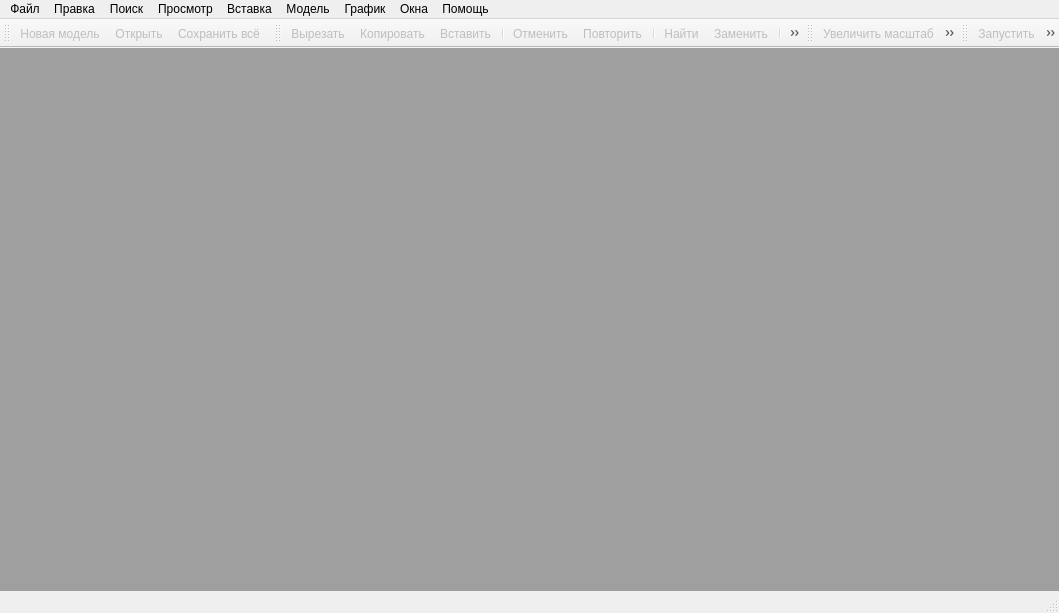
<?xml version="1.0" encoding="UTF-8"?>
<ui version="4.0">
 <class>MainWindow</class>
 <widget class="QMainWindow" name="MainWindow">
  <property name="geometry">
   <rect>
    <x>0</x>
    <y>0</y>
    <width>1059</width>
    <height>613</height>
   </rect>
  </property>
  <property name="windowTitle">
   <string>RAO Studio</string>
  </property>
  <property name="windowIcon">
   <iconset resource="../rdo_studio.qrc">
    <normaloff>:/images/images/logo.png</normaloff>:/images/images/logo.png</iconset>
  </property>
  <widget class="QWidget" name="centralwidget">
   <layout class="QVBoxLayout" name="verticalLayout">
    <property name="spacing">
     <number>0</number>
    </property>
    <property name="leftMargin">
     <number>0</number>
    </property>
    <property name="topMargin">
     <number>0</number>
    </property>
    <property name="rightMargin">
     <number>0</number>
    </property>
    <property name="bottomMargin">
     <number>0</number>
    </property>
    <item>
     <widget class="QMdiArea" name="mdiArea"/>
    </item>
   </layout>
  </widget>
  <widget class="QStatusBar" name="statusbar">
   <property name="styleSheet">
    <string notr="true">QStatusBar::item {
border: none;
}</string>
   </property>
  </widget>
  <widget class="QMenuBar" name="menubar">
   <property name="geometry">
    <rect>
     <x>0</x>
     <y>0</y>
     <width>1059</width>
     <height>21</height>
    </rect>
   </property>
   <widget class="QMenu" name="menuFile">
    <property name="title">
     <string>Файл</string>
    </property>
    <widget class="QMenu" name="menuFileReopen">
     <property name="enabled">
      <bool>false</bool>
     </property>
     <property name="title">
      <string>Недавние</string>
     </property>
     <addaction name="action"/>
    </widget>
    <addaction name="actFileNew"/>
    <addaction name="actFileOpen"/>
    <addaction name="menuFileReopen"/>
    <addaction name="actFileClose"/>
    <addaction name="separator"/>
    <addaction name="actFileSaveAll"/>
    <addaction name="separator"/>
    <addaction name="actFileExit"/>
   </widget>
   <widget class="QMenu" name="menuHelp">
    <property name="title">
     <string>Помощь</string>
    </property>
    <addaction name="actHelpContext"/>
    <addaction name="actHelpWhatsNew"/>
    <addaction name="separator"/>
    <addaction name="actHelpAbout"/>
   </widget>
   <widget class="QMenu" name="menuEdit">
    <property name="title">
     <string>Правка</string>
    </property>
    <addaction name="actEditUndo"/>
    <addaction name="actEditRedo"/>
    <addaction name="separator"/>
    <addaction name="actEditCut"/>
    <addaction name="actEditCopy"/>
    <addaction name="actEditPaste"/>
    <addaction name="actEditDel"/>
    <addaction name="separator"/>
    <addaction name="actEditSelectAll"/>
    <addaction name="separator"/>
    <addaction name="actEditUpperCase"/>
    <addaction name="actEditLowerCase"/>
    <addaction name="actEditCommentSelection"/>
    <addaction name="actEditCompleteWord"/>
   </widget>
   <widget class="QMenu" name="menuSearch">
    <property name="title">
     <string>Поиск</string>
    </property>
    <addaction name="actSearchFind"/>
    <addaction name="actSearchFindNext"/>
    <addaction name="actSearchFindPrevious"/>
    <addaction name="actSearchReplace"/>
    <addaction name="separator"/>
    <addaction name="actSearchFindInModel"/>
    <addaction name="separator"/>
    <addaction name="actSearchBookmarksToggle"/>
    <addaction name="actSearchBookmarkNext"/>
    <addaction name="actSearchBookmarkPrev"/>
    <addaction name="actSearchBookmarksClearAll"/>
    <addaction name="separator"/>
    <addaction name="actSearchGotoLine"/>
   </widget>
   <widget class="QMenu" name="menuView">
    <property name="title">
     <string>Просмотр</string>
    </property>
    <addaction name="actViewToggleAllFolds"/>
    <addaction name="actViewToggleCurrentFold"/>
    <addaction name="separator"/>
    <addaction name="actViewShowWhiteSpace"/>
    <addaction name="actViewShowEndOfLine"/>
    <addaction name="separator"/>
    <addaction name="actViewZoomInc"/>
    <addaction name="actViewZoomDec"/>
    <addaction name="actViewZoomAuto"/>
    <addaction name="actViewZoomReset"/>
    <addaction name="separator"/>
    <addaction name="actViewSettings"/>
   </widget>
   <widget class="QMenu" name="menuInsert">
    <property name="title">
     <string>Вставка</string>
    </property>
   </widget>
   <widget class="QMenu" name="menuModel">
    <property name="title">
     <string>Модель</string>
    </property>
    <addaction name="actModelBuild"/>
    <addaction name="actModelRun"/>
    <addaction name="actModelStop"/>
    <addaction name="separator"/>
    <addaction name="actModelRuntimeMaxSpeed"/>
    <addaction name="actModelRuntimeJump"/>
    <addaction name="actModelRuntimeSync"/>
    <addaction name="actModelRuntimePause"/>
    <addaction name="separator"/>
    <addaction name="actModelShowRateInc"/>
    <addaction name="actModelShowRateIncFour"/>
    <addaction name="actModelShowRateDecFour"/>
    <addaction name="actModelShowRateDec"/>
    <addaction name="separator"/>
    <addaction name="actModelFrameNext"/>
    <addaction name="actModelFramePrev"/>
   </widget>
   <widget class="QMenu" name="menuChart">
    <property name="title">
     <string>График</string>
    </property>
    <addaction name="actChartCreate"/>
    <addaction name="actChartExport"/>
    <addaction name="separator"/>
    <addaction name="actChartTimeWrap"/>
    <addaction name="separator"/>
    <addaction name="actChartOptions"/>
   </widget>
   <widget class="QMenu" name="menuWindow">
    <property name="title">
     <string>Окна</string>
    </property>
    <addaction name="actWindowCascade"/>
    <addaction name="actWindowTitleHorzontal"/>
   </widget>
   <addaction name="menuFile"/>
   <addaction name="menuEdit"/>
   <addaction name="menuSearch"/>
   <addaction name="menuView"/>
   <addaction name="menuInsert"/>
   <addaction name="menuModel"/>
   <addaction name="menuChart"/>
   <addaction name="menuWindow"/>
   <addaction name="menuHelp"/>
  </widget>
  <widget class="QToolBar" name="toolBarFile">
   <property name="windowTitle">
    <string>Файл</string>
   </property>
   <property name="iconSize">
    <size>
     <width>16</width>
     <height>15</height>
    </size>
   </property>
   <attribute name="toolBarArea">
    <enum>TopToolBarArea</enum>
   </attribute>
   <attribute name="toolBarBreak">
    <bool>false</bool>
   </attribute>
   <addaction name="actFileNew"/>
   <addaction name="actFileOpen"/>
   <addaction name="actFileSaveAll"/>
  </widget>
  <widget class="QToolBar" name="toolBarEdit">
   <property name="windowTitle">
    <string>Редактирование</string>
   </property>
   <property name="iconSize">
    <size>
     <width>16</width>
     <height>15</height>
    </size>
   </property>
   <attribute name="toolBarArea">
    <enum>TopToolBarArea</enum>
   </attribute>
   <attribute name="toolBarBreak">
    <bool>false</bool>
   </attribute>
   <addaction name="actEditCut"/>
   <addaction name="actEditCopy"/>
   <addaction name="actEditPaste"/>
   <addaction name="separator"/>
   <addaction name="actEditUndo"/>
   <addaction name="actEditRedo"/>
   <addaction name="separator"/>
   <addaction name="actSearchFind"/>
   <addaction name="actSearchReplace"/>
   <addaction name="separator"/>
   <addaction name="actSearchBookmarkPrev"/>
   <addaction name="actSearchBookmarkNext"/>
  </widget>
  <widget class="QToolBar" name="toolBarZoom">
   <property name="windowTitle">
    <string>Масштаб</string>
   </property>
   <property name="iconSize">
    <size>
     <width>16</width>
     <height>15</height>
    </size>
   </property>
   <attribute name="toolBarArea">
    <enum>TopToolBarArea</enum>
   </attribute>
   <attribute name="toolBarBreak">
    <bool>false</bool>
   </attribute>
   <addaction name="actViewZoomInc"/>
   <addaction name="actViewZoomDec"/>
   <addaction name="actViewZoomAuto"/>
   <addaction name="actViewZoomReset"/>
  </widget>
  <widget class="QToolBar" name="toolBarModel">
   <property name="windowTitle">
    <string>Модель</string>
   </property>
   <property name="iconSize">
    <size>
     <width>16</width>
     <height>15</height>
    </size>
   </property>
   <attribute name="toolBarArea">
    <enum>TopToolBarArea</enum>
   </attribute>
   <attribute name="toolBarBreak">
    <bool>false</bool>
   </attribute>
   <addaction name="actModelRun"/>
   <addaction name="actModelStop"/>
   <addaction name="separator"/>
   <addaction name="actModelRuntimeMaxSpeed"/>
   <addaction name="actModelRuntimeJump"/>
   <addaction name="actModelRuntimeSync"/>
   <addaction name="actModelRuntimePause"/>
   <addaction name="separator"/>
   <addaction name="actModelShowRateInc"/>
   <addaction name="actModelShowRateIncFour"/>
   <addaction name="actModelShowRateDecFour"/>
   <addaction name="actModelShowRateDec"/>
   <addaction name="separator"/>
   <addaction name="actModelFrameNext"/>
   <addaction name="actModelFramePrev"/>
  </widget>
  <action name="actFileNew">
   <property name="enabled">
    <bool>false</bool>
   </property>
   <property name="icon">
    <iconset resource="../rdo_studio.qrc">
     <normaloff>:/images/images/file_new.png</normaloff>
     <disabledoff>:/images/images/file_new_d.png</disabledoff>:/images/images/file_new.png</iconset>
   </property>
   <property name="text">
    <string>Новая модель...</string>
   </property>
   <property name="shortcut">
    <string>Ctrl+N</string>
   </property>
  </action>
  <action name="actFileOpen">
   <property name="enabled">
    <bool>false</bool>
   </property>
   <property name="icon">
    <iconset resource="../rdo_studio.qrc">
     <normaloff>:/images/images/file_open.png</normaloff>
     <disabledoff>:/images/images/file_open_d.png</disabledoff>:/images/images/file_open.png</iconset>
   </property>
   <property name="text">
    <string>Открыть...</string>
   </property>
   <property name="shortcut">
    <string>Ctrl+O</string>
   </property>
  </action>
  <action name="actFileClose">
   <property name="enabled">
    <bool>false</bool>
   </property>
   <property name="text">
    <string>Закрыть</string>
   </property>
  </action>
  <action name="actFileSaveAll">
   <property name="enabled">
    <bool>false</bool>
   </property>
   <property name="icon">
    <iconset resource="../rdo_studio.qrc">
     <normaloff>:/images/images/file_save_all.png</normaloff>
     <disabledoff>:/images/images/file_save_all_d.png</disabledoff>:/images/images/file_save_all.png</iconset>
   </property>
   <property name="text">
    <string>Сохранить всё</string>
   </property>
   <property name="shortcut">
    <string>Ctrl+S</string>
   </property>
  </action>
  <action name="actFileExit">
   <property name="text">
    <string>Выход</string>
   </property>
  </action>
  <action name="actHelpContext">
   <property name="enabled">
    <bool>false</bool>
   </property>
   <property name="icon">
    <iconset resource="../rdo_studio.qrc">
     <normaloff>:/images/images/help_context.png</normaloff>:/images/images/help_context.png</iconset>
   </property>
   <property name="text">
    <string>Контекстная справка</string>
   </property>
   <property name="shortcut">
    <string>F1</string>
   </property>
  </action>
  <action name="actHelpAbout">
   <property name="icon">
    <iconset resource="../rdo_studio.qrc">
     <normaloff>:/images/images/about.png</normaloff>:/images/images/about.png</iconset>
   </property>
   <property name="text">
    <string>О программе...</string>
   </property>
  </action>
  <action name="actEditUndo">
   <property name="enabled">
    <bool>false</bool>
   </property>
   <property name="icon">
    <iconset resource="../rdo_studio.qrc">
     <normaloff>:/images/images/edit_undo.png</normaloff>
     <disabledoff>:/images/images/edit_undo_d.png</disabledoff>:/images/images/edit_undo.png</iconset>
   </property>
   <property name="text">
    <string>Отменить</string>
   </property>
   <property name="shortcut">
    <string>Ctrl+Z</string>
   </property>
  </action>
  <action name="actEditRedo">
   <property name="enabled">
    <bool>false</bool>
   </property>
   <property name="icon">
    <iconset resource="../rdo_studio.qrc">
     <normaloff>:/images/images/edit_redo.png</normaloff>
     <disabledoff>:/images/images/edit_redo_d.png</disabledoff>:/images/images/edit_redo.png</iconset>
   </property>
   <property name="text">
    <string>Повторить</string>
   </property>
   <property name="shortcut">
    <string>Ctrl+Y</string>
   </property>
  </action>
  <action name="actEditCut">
   <property name="enabled">
    <bool>false</bool>
   </property>
   <property name="icon">
    <iconset resource="../rdo_studio.qrc">
     <normaloff>:/images/images/edit_cut.png</normaloff>
     <disabledoff>:/images/images/edit_cut_d.png</disabledoff>:/images/images/edit_cut.png</iconset>
   </property>
   <property name="text">
    <string>Вырезать</string>
   </property>
   <property name="shortcut">
    <string>Ctrl+X</string>
   </property>
  </action>
  <action name="actEditCopy">
   <property name="enabled">
    <bool>false</bool>
   </property>
   <property name="icon">
    <iconset resource="../rdo_studio.qrc">
     <normaloff>:/images/images/edit_copy.png</normaloff>
     <disabledoff>:/images/images/edit_copy_d.png</disabledoff>:/images/images/edit_copy.png</iconset>
   </property>
   <property name="text">
    <string>Копировать</string>
   </property>
   <property name="shortcut">
    <string>Ctrl+C</string>
   </property>
  </action>
  <action name="actEditPaste">
   <property name="enabled">
    <bool>false</bool>
   </property>
   <property name="icon">
    <iconset resource="../rdo_studio.qrc">
     <normaloff>:/images/images/edit_paste.png</normaloff>
     <disabledoff>:/images/images/edit_paste_d.png</disabledoff>:/images/images/edit_paste.png</iconset>
   </property>
   <property name="text">
    <string>Вставить</string>
   </property>
   <property name="shortcut">
    <string>Ctrl+V</string>
   </property>
  </action>
  <action name="actEditDel">
   <property name="enabled">
    <bool>false</bool>
   </property>
   <property name="text">
    <string>Удалить</string>
   </property>
   <property name="shortcut">
    <string>Del</string>
   </property>
  </action>
  <action name="actEditSelectAll">
   <property name="enabled">
    <bool>false</bool>
   </property>
   <property name="text">
    <string>Выделить все</string>
   </property>
   <property name="shortcut">
    <string>Ctrl+A</string>
   </property>
  </action>
  <action name="actEditUpperCase">
   <property name="enabled">
    <bool>false</bool>
   </property>
   <property name="text">
    <string>В верхний регистр</string>
   </property>
   <property name="shortcut">
    <string>Ctrl+Shift+U</string>
   </property>
  </action>
  <action name="actEditLowerCase">
   <property name="enabled">
    <bool>false</bool>
   </property>
   <property name="text">
    <string>В нижний регистр</string>
   </property>
   <property name="shortcut">
    <string>Ctrl+U</string>
   </property>
  </action>
  <action name="actEditCommentSelection">
   <property name="enabled">
    <bool>false</bool>
   </property>
   <property name="text">
    <string>Закомментировать выделенное</string>
   </property>
   <property name="shortcut">
    <string>Ctrl+Q</string>
   </property>
  </action>
  <action name="actEditCompleteWord">
   <property name="enabled">
    <bool>false</bool>
   </property>
   <property name="text">
    <string>Завершить слово</string>
   </property>
   <property name="shortcut">
    <string>Ctrl+Space</string>
   </property>
  </action>
  <action name="actSearchFind">
   <property name="enabled">
    <bool>false</bool>
   </property>
   <property name="icon">
    <iconset resource="../rdo_studio.qrc">
     <normaloff>:/images/images/search_find.png</normaloff>
     <disabledoff>:/images/images/search_find_d.png</disabledoff>:/images/images/search_find.png</iconset>
   </property>
   <property name="text">
    <string>Найти...</string>
   </property>
   <property name="shortcut">
    <string>Ctrl+F</string>
   </property>
  </action>
  <action name="actSearchFindNext">
   <property name="enabled">
    <bool>false</bool>
   </property>
   <property name="text">
    <string>Найти следующий</string>
   </property>
   <property name="shortcut">
    <string>F3</string>
   </property>
  </action>
  <action name="actSearchFindPrevious">
   <property name="enabled">
    <bool>false</bool>
   </property>
   <property name="text">
    <string>Найти предыдущий</string>
   </property>
   <property name="shortcut">
    <string>Shift+F3</string>
   </property>
  </action>
  <action name="actSearchReplace">
   <property name="enabled">
    <bool>false</bool>
   </property>
   <property name="icon">
    <iconset resource="../rdo_studio.qrc">
     <normaloff>:/images/images/search_replace.png</normaloff>
     <disabledoff>:/images/images/search_replace_d.png</disabledoff>:/images/images/search_replace.png</iconset>
   </property>
   <property name="text">
    <string>Заменить</string>
   </property>
   <property name="shortcut">
    <string>Ctrl+H</string>
   </property>
  </action>
  <action name="actSearchFindInModel">
   <property name="enabled">
    <bool>false</bool>
   </property>
   <property name="text">
    <string>Найти в модели</string>
   </property>
   <property name="shortcut">
    <string>Ctrl+Shift+F</string>
   </property>
  </action>
  <action name="actSearchBookmarksToggle">
   <property name="enabled">
    <bool>false</bool>
   </property>
   <property name="text">
    <string>Поставить/снять закладку</string>
   </property>
   <property name="shortcut">
    <string>Ctrl+F2</string>
   </property>
  </action>
  <action name="actSearchBookmarkNext">
   <property name="enabled">
    <bool>false</bool>
   </property>
   <property name="icon">
    <iconset resource="../rdo_studio.qrc">
     <normaloff>:/images/images/search_bookmark_next.png</normaloff>
     <disabledoff>:/images/images/search_bookmark_next_d.png</disabledoff>:/images/images/search_bookmark_next.png</iconset>
   </property>
   <property name="text">
    <string>Перейти к след. закладке</string>
   </property>
   <property name="shortcut">
    <string>F2</string>
   </property>
  </action>
  <action name="actSearchBookmarkPrev">
   <property name="enabled">
    <bool>false</bool>
   </property>
   <property name="icon">
    <iconset resource="../rdo_studio.qrc">
     <normaloff>:/images/images/search_bookmark_prev.png</normaloff>
     <disabledoff>:/images/images/search_bookmark_prev_d.png</disabledoff>:/images/images/search_bookmark_prev.png</iconset>
   </property>
   <property name="text">
    <string>Перейти к пред. закладке</string>
   </property>
   <property name="shortcut">
    <string>Shift+F2</string>
   </property>
  </action>
  <action name="actSearchBookmarksClearAll">
   <property name="enabled">
    <bool>false</bool>
   </property>
   <property name="text">
    <string>Очистить все закладки</string>
   </property>
   <property name="shortcut">
    <string>Ctrl+Shift+F2</string>
   </property>
  </action>
  <action name="actSearchGotoLine">
   <property name="enabled">
    <bool>false</bool>
   </property>
   <property name="text">
    <string>Перейти на строчку</string>
   </property>
   <property name="shortcut">
    <string>Ctrl+G</string>
   </property>
  </action>
  <action name="actViewToggleAllFolds">
   <property name="enabled">
    <bool>false</bool>
   </property>
   <property name="text">
    <string>Свернуть/развернуть все группы</string>
   </property>
   <property name="shortcut">
    <string>Ctrl+Shift+0</string>
   </property>
  </action>
  <action name="actViewToggleCurrentFold">
   <property name="enabled">
    <bool>false</bool>
   </property>
   <property name="text">
    <string>Свернуть/развернуть текущую группу</string>
   </property>
  </action>
  <action name="actViewShowWhiteSpace">
   <property name="checkable">
    <bool>true</bool>
   </property>
   <property name="enabled">
    <bool>false</bool>
   </property>
   <property name="text">
    <string>Показать пробелы</string>
   </property>
   <property name="shortcut">
    <string>Ctrl+Shift+8</string>
   </property>
  </action>
  <action name="actViewShowEndOfLine">
   <property name="checkable">
    <bool>true</bool>
   </property>
   <property name="enabled">
    <bool>false</bool>
   </property>
   <property name="text">
    <string>Показать символы конца строки</string>
   </property>
   <property name="shortcut">
    <string>Ctrl+Shift+9</string>
   </property>
  </action>
  <action name="actViewZoomInc">
   <property name="enabled">
    <bool>false</bool>
   </property>
   <property name="icon">
    <iconset resource="../rdo_studio.qrc">
     <normaloff>:/images/images/view_zoom_inc.png</normaloff>
     <disabledoff>:/images/images/view_zoom_inc_d.png</disabledoff>:/images/images/view_zoom_inc.png</iconset>
   </property>
   <property name="text">
    <string>Увеличить масштаб</string>
   </property>
   <property name="shortcut">
    <string>Ctrl++</string>
   </property>
  </action>
  <action name="actViewZoomDec">
   <property name="enabled">
    <bool>false</bool>
   </property>
   <property name="icon">
    <iconset resource="../rdo_studio.qrc">
     <normaloff>:/images/images/view_zoom_dec.png</normaloff>
     <disabledoff>:/images/images/view_zoom_dec_d.png</disabledoff>:/images/images/view_zoom_dec.png</iconset>
   </property>
   <property name="text">
    <string>Уменьшить масштаб</string>
   </property>
   <property name="shortcut">
    <string>Ctrl+-</string>
   </property>
  </action>
  <action name="actViewZoomAuto">
   <property name="enabled">
    <bool>false</bool>
   </property>
   <property name="icon">
    <iconset resource="../rdo_studio.qrc">
     <normaloff>:/images/images/view_zoom_auto.png</normaloff>
     <disabledoff>:/images/images/view_zoom_auto_d.png</disabledoff>:/images/images/view_zoom_auto.png</iconset>
   </property>
   <property name="text">
    <string>Автоматический масштаб</string>
   </property>
  </action>
  <action name="actViewZoomReset">
   <property name="enabled">
    <bool>false</bool>
   </property>
   <property name="icon">
    <iconset resource="../rdo_studio.qrc">
     <normaloff>:/images/images/view_zoom_reset.png</normaloff>
     <disabledoff>:/images/images/view_zoom_reset_d.png</disabledoff>:/images/images/view_zoom_reset.png</iconset>
   </property>
   <property name="text">
    <string>Восстановить масштаб</string>
   </property>
   <property name="shortcut">
    <string>Ctrl+/</string>
   </property>
  </action>
  <action name="actViewSettings">
   <property name="text">
    <string>Настройки...</string>
   </property>
  </action>
  <action name="actModelBuild">
   <property name="enabled">
    <bool>false</bool>
   </property>
   <property name="text">
    <string>Скомпилировать</string>
   </property>
   <property name="shortcut">
    <string>F7</string>
   </property>
  </action>
  <action name="actModelRun">
   <property name="enabled">
    <bool>false</bool>
   </property>
   <property name="icon">
    <iconset resource="../rdo_studio.qrc">
     <normaloff>:/images/images/model_run.png</normaloff>
     <disabledoff>:/images/images/model_run_d.png</disabledoff>:/images/images/model_run.png</iconset>
   </property>
   <property name="text">
    <string>Запустить</string>
   </property>
   <property name="shortcut">
    <string>F5</string>
   </property>
  </action>
  <action name="actModelStop">
   <property name="enabled">
    <bool>false</bool>
   </property>
   <property name="icon">
    <iconset resource="../rdo_studio.qrc">
     <normaloff>:/images/images/model_stop.png</normaloff>
     <disabledoff>:/images/images/model_stop_d.png</disabledoff>:/images/images/model_stop.png</iconset>
   </property>
   <property name="text">
    <string>Остановить</string>
   </property>
   <property name="shortcut">
    <string>Shift+F5</string>
   </property>
  </action>
  <action name="actModelRuntimeMaxSpeed">
   <property name="checkable">
    <bool>true</bool>
   </property>
   <property name="enabled">
    <bool>false</bool>
   </property>
   <property name="icon">
    <iconset resource="../rdo_studio.qrc">
     <normaloff>:/images/images/model_runtime_max_speed.png</normaloff>
     <disabledoff>:/images/images/model_runtime_max_speed_d.png</disabledoff>:/images/images/model_runtime_max_speed.png</iconset>
   </property>
   <property name="text">
    <string>Максимальная скорость</string>
   </property>
  </action>
  <action name="actModelRuntimeJump">
   <property name="checkable">
    <bool>true</bool>
   </property>
   <property name="enabled">
    <bool>false</bool>
   </property>
   <property name="icon">
    <iconset resource="../rdo_studio.qrc">
     <normaloff>:/images/images/model_runtime_jump.png</normaloff>
     <disabledoff>:/images/images/model_runtime_jump_d.png</disabledoff>:/images/images/model_runtime_jump.png</iconset>
   </property>
   <property name="text">
    <string>Дискретная имитация</string>
   </property>
  </action>
  <action name="actModelRuntimeSync">
   <property name="checkable">
    <bool>true</bool>
   </property>
   <property name="enabled">
    <bool>false</bool>
   </property>
   <property name="icon">
    <iconset resource="../rdo_studio.qrc">
     <normaloff>:/images/images/model_runtime_sync.png</normaloff>
     <disabledoff>:/images/images/model_runtime_sync_d.png</disabledoff>:/images/images/model_runtime_sync.png</iconset>
   </property>
   <property name="text">
    <string>Синхронная имитация</string>
   </property>
  </action>
  <action name="actModelRuntimePause">
   <property name="checkable">
    <bool>true</bool>
   </property>
   <property name="enabled">
    <bool>false</bool>
   </property>
   <property name="icon">
    <iconset resource="../rdo_studio.qrc">
     <normaloff>:/images/images/model_runtime_pause.png</normaloff>
     <disabledoff>:/images/images/model_runtime_pause_d.png</disabledoff>:/images/images/model_runtime_pause.png</iconset>
   </property>
   <property name="text">
    <string>Пауза</string>
   </property>
  </action>
  <action name="actModelShowRateInc">
   <property name="enabled">
    <bool>false</bool>
   </property>
   <property name="icon">
    <iconset resource="../rdo_studio.qrc">
     <normaloff>:/images/images/model_show_rate_inc.png</normaloff>
     <disabledoff>:/images/images/model_show_rate_inc_d.png</disabledoff>:/images/images/model_show_rate_inc.png</iconset>
   </property>
   <property name="text">
    <string>Увеличить масштаб</string>
   </property>
   <property name="shortcut">
    <string>Alt++</string>
   </property>
  </action>
  <action name="actModelShowRateDec">
   <property name="enabled">
    <bool>false</bool>
   </property>
   <property name="icon">
    <iconset resource="../rdo_studio.qrc">
     <normaloff>:/images/images/model_show_rate_dec.png</normaloff>
     <disabledoff>:/images/images/model_show_rate_dec_d.png</disabledoff>:/images/images/model_show_rate_dec.png</iconset>
   </property>
   <property name="text">
    <string>Уменьшить масштаб</string>
   </property>
   <property name="shortcut">
    <string>Alt+-</string>
   </property>
  </action>
  <action name="actModelFrameNext">
   <property name="enabled">
    <bool>false</bool>
   </property>
   <property name="icon">
    <iconset resource="../rdo_studio.qrc">
     <normaloff>:/images/images/model_frame_next.png</normaloff>
     <disabledoff>:/images/images/model_frame_next_d.png</disabledoff>:/images/images/model_frame_next.png</iconset>
   </property>
   <property name="text">
    <string>След. кадр анимации</string>
   </property>
  </action>
  <action name="actModelFramePrev">
   <property name="enabled">
    <bool>false</bool>
   </property>
   <property name="icon">
    <iconset resource="../rdo_studio.qrc">
     <normaloff>:/images/images/model_frame_prev.png</normaloff>
     <disabledoff>:/images/images/model_frame_prev_d.png</disabledoff>:/images/images/model_frame_prev.png</iconset>
   </property>
   <property name="text">
    <string>Пред. кадр анимации</string>
   </property>
  </action>
  <action name="actChartCreate">
   <property name="enabled">
    <bool>false</bool>
   </property>
   <property name="text">
    <string>Создать</string>
   </property>
  </action>
  <action name="actChartTimeWrap">
   <property name="enabled">
    <bool>false</bool>
   </property>
   <property name="text">
    <string>'Схлопнуть' время</string>
   </property>
   <property name="shortcut">
    <string>Ctrl+I</string>
   </property>
  </action>
  <action name="actChartOptions">
   <property name="enabled">
    <bool>false</bool>
   </property>
   <property name="text">
    <string>Настройки</string>
   </property>
  </action>
  <action name="actWindowCascade">
   <property name="enabled">
    <bool>false</bool>
   </property>
   <property name="text">
    <string>Расположить каскадом</string>
   </property>
  </action>
  <action name="actWindowTitleHorzontal">
   <property name="enabled">
    <bool>false</bool>
   </property>
   <property name="text">
    <string>Расположить заголовками</string>
   </property>
  </action>
  <action name="actModelShowRateIncFour">
   <property name="enabled">
    <bool>false</bool>
   </property>
   <property name="icon">
    <iconset resource="../rdo_studio.qrc">
     <normaloff>:/images/images/model_show_rate_inc_four.png</normaloff>
     <disabledoff>:/images/images/model_show_rate_inc_four_d.png</disabledoff>:/images/images/model_show_rate_inc_four.png</iconset>
   </property>
   <property name="text">
    <string>Увеличить масштаб в 4-ре раза</string>
   </property>
  </action>
  <action name="actModelShowRateDecFour">
   <property name="enabled">
    <bool>false</bool>
   </property>
   <property name="icon">
    <iconset resource="../rdo_studio.qrc">
     <normaloff>:/images/images/model_show_rate_dec_four.png</normaloff>
     <disabledoff>:/images/images/model_show_rate_dec_four_d.png</disabledoff>:/images/images/model_show_rate_dec_four.png</iconset>
   </property>
   <property name="text">
    <string>Уменьшить масштаб в 4-ре раза</string>
   </property>
  </action>
  <action name="action">
   <property name="text">
    <string>Пусто</string>
   </property>
  </action>
  <action name="actHelpWhatsNew">
   <property name="text">
    <string>Что нового</string>
   </property>
  </action>
  <action name="actSearchFindNextCurrent">
   <property name="text">
    <string>Найти следующий текущий</string>
   </property>
   <property name="shortcut">
    <string>Ctrl+F3</string>
   </property>
  </action>
  <action name="actSearchFindPreviousCurrent">
   <property name="text">
    <string>Найти предыдущий текущий</string>
   </property>
   <property name="shortcut">
    <string>Ctrl+Shift+F3</string>
   </property>
  </action>
  <action name="actSearchLogNext">
   <property name="text">
    <string>Перейти к следующему в логе</string>
   </property>
   <property name="shortcut">
    <string>F4</string>
   </property>
  </action>
  <action name="actSearchLogPrev">
   <property name="text">
    <string>Перейти к предыдущему в логе</string>
   </property>
   <property name="shortcut">
    <string>Shift+F4</string>
   </property>
  </action>
  <action name="actChartExport">
   <property name="enabled">
    <bool>false</bool>
   </property>
   <property name="text">
    <string>Экспорт данных</string>
   </property>
  </action>
 </widget>
 <resources>
  <include location="../rdo_studio.qrc"/>
 </resources>
 <connections/>
</ui>
